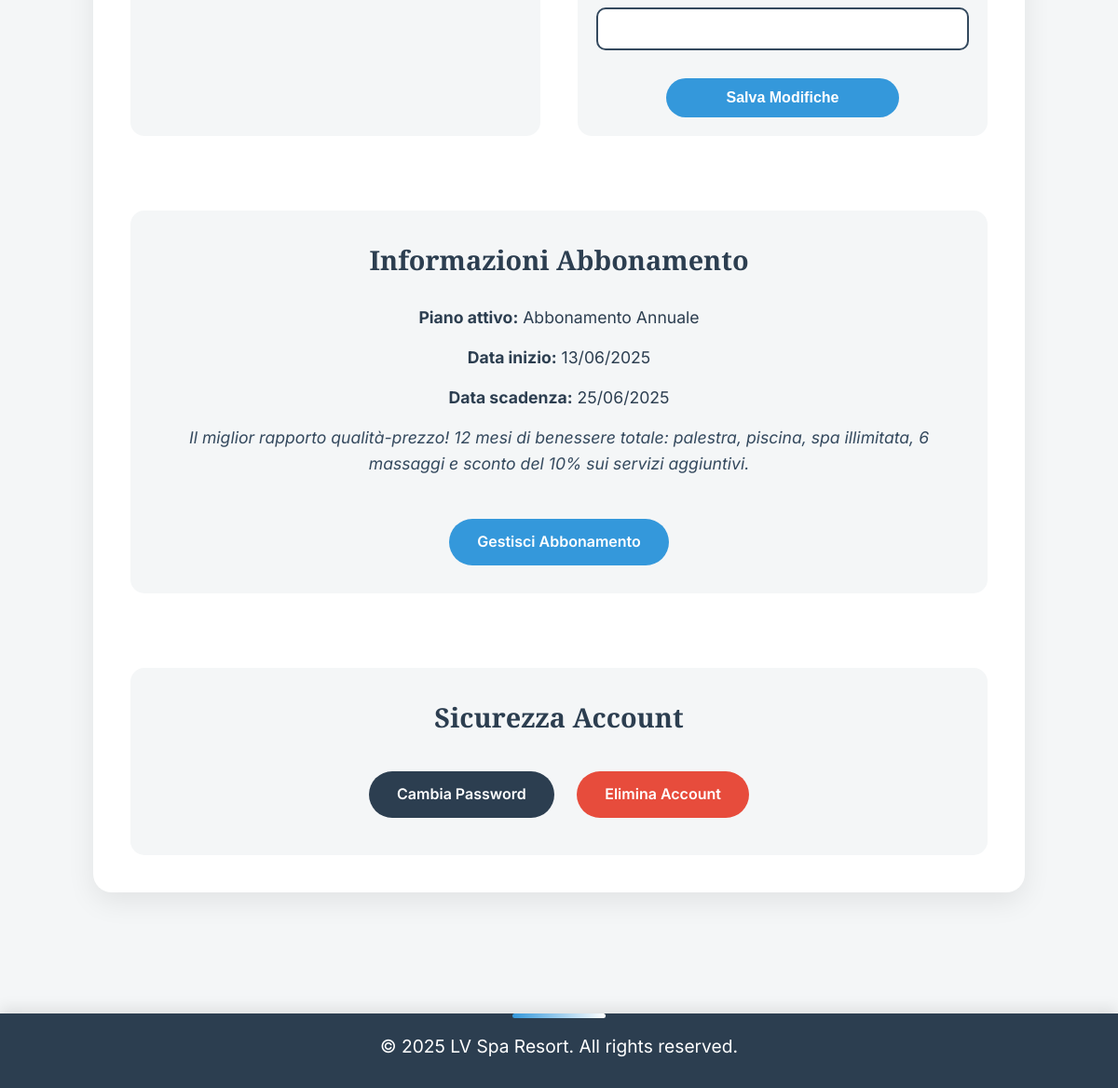
The app's page /profile/ (signed in, lower part), older data.
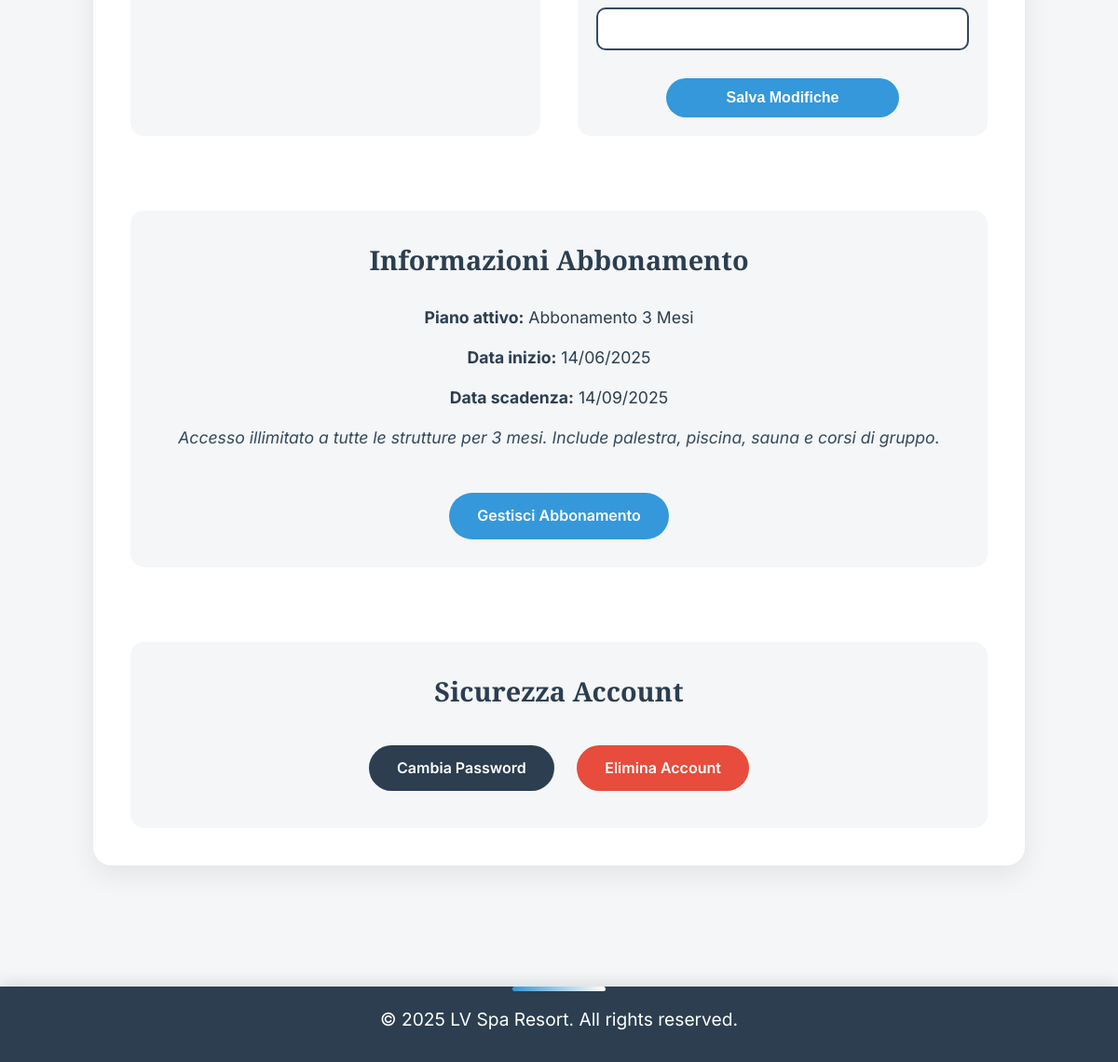
The same page, newer data.
### subscriptions/models.py (models this page shows, shortened)
class Subscription(models.Model):
    user = models.ForeignKey('users.User', on_delete=models.CASCADE)
    plan = models.ForeignKey('subscriptions.SubscriptionPlan', on_delete=models.SET_NULL, null=True, blank=True)
    start_date = models.DateTimeField(auto_now_add=True)
    end_date = models.DateTimeField(blank=True, null=True)
    is_active = models.BooleanField(default=True)

class SubscriptionPlan(models.Model):
    name = models.CharField(max_length=100)
    price = models.FloatField()
    duration = models.IntegerField(help_text="Durata in mesi")
    description = models.TextField()

### users/views/profile.py (the view)
# urls.py: path('profile/', profile_view, name='profile'),
@login_required
def profile_view(request):
    return render(request, 'users/profile.html')

### users/models.py (called while the page is built)
    def get_active_subscription(self):
        return Subscription.objects.filter(
            user=self,
            is_active=True
        ).first()

### users/templates/users/profile.html (shortened to what this page needs)
{% extends 'users/navbar_template.html' %}
{% load static %}
{% block content %}
<!DOCTYPE html>
<html lang="it">
<head>
    <link rel="stylesheet" href="{% static 'users/css/profile.css' %}">
    <link rel="stylesheet" href="{% static 'users/css/messages.css' %}">
</head>
<body>
    <section class="profile-section">
        <div class="profile-container">
            <div class="profile-content">
                <div class="profile-picture-section">
                </div>
                <div class="personal-info-section">
                    <form method="post" action="{% url 'update-profile' %}">
                        <div class="form-group">
                            <input type="tel" id="phone" name="phone" value="{{ user.phone }}">
                        </div>
                        <button type="submit" class="save-btn">Salva Modifiche</button>
                    </form>
                </div>
                <div class="subscription-info">
                    <h2>Informazioni Abbonamento</h2>
                    <div class="subscription-details">
                      {% with active_sub=user.get_active_subscription %}
                        {% if active_sub %}
                          <p><strong>Piano attivo:</strong> {{ active_sub.plan.name }}</p>
                          <p><strong>Data inizio:</strong> {{ active_sub.start_date|date:"d/m/Y" }}</p>
                          <p><strong>Data scadenza:</strong> {{ active_sub.end_date|date:"d/m/Y" }}</p>
                          <p class="subscription-description">{{ active_sub.plan.description }}</p>
                          <a href="{% url 'subscription_plans' %}" class="manage-subscription-btn">Gestisci Abbonamento</a>
                        {% else %}
                          <p>Non hai ancora sottoscritto alcun abbonamento.</p>
                          <a href="{% url 'subscription_plans' %}" class="subscribe-btn">Scopri i nostri abbonamenti</a>
                        {% endif %}
                      {% endwith %}
                    </div>
                </div>
            <div class="account-security">
                <h2>Sicurezza Account</h2>
                <a href="{% url 'login' %}" class="security-btn">Cambia Password</a>
                <a href="{% url 'delete-account' %}" class="security-btn delete-account">Elimina Account</a>
            </div>
        </div>
    </section>
    <footer>
        <p>&copy; 2025 LV Spa Resort. All rights reserved.</p>
    </footer>
{% endblock %}

Row changes from the older to the newer data that the page shows:
no longer on this page (row edited): Subscription: plan.name "Abbonamento Annuale", start_date "13/06/2025", end_date "25/06/2025", plan.description "Il miglior rapporto qualità-prezzo! 12 mesi di benessere totale: palestra, piscina, spa illimitata, 6 massaggi e sconto del 10% sui servizi aggiuntivi."
added Subscription: plan.name "Abbonamento 3 Mesi", start_date "14/06/2025", end_date "14/09/2025", plan.description "Accesso illimitato a tutte le strutture per 3 mesi. Include palestra, piscina, sauna e corsi di gruppo."
